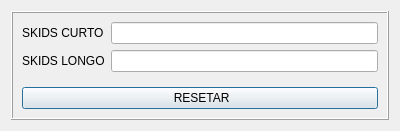
<?xml version="1.0" encoding="UTF-8"?>
<ui version="4.0">
 <class>Dialog</class>
 <widget class="QDialog" name="Dialog">
  <property name="geometry">
   <rect>
    <x>0</x>
    <y>0</y>
    <width>400</width>
    <height>131</height>
   </rect>
  </property>
  <property name="windowTitle">
   <string>CONSTANTE SKIDS</string>
  </property>
  <layout class="QHBoxLayout" name="horizontalLayout">
   <item>
    <widget class="QFrame" name="frame">
     <property name="frameShape">
      <enum>QFrame::Box</enum>
     </property>
     <property name="frameShadow">
      <enum>QFrame::Raised</enum>
     </property>
     <layout class="QVBoxLayout" name="verticalLayout">
      <item>
       <layout class="QFormLayout" name="formLayout">
        <item row="0" column="0">
         <widget class="QLabel" name="label">
          <property name="text">
           <string>SKIDS CURTO</string>
          </property>
         </widget>
        </item>
        <item row="0" column="1">
         <widget class="QLineEdit" name="txt_short_skids"/>
        </item>
        <item row="1" column="0">
         <widget class="QLabel" name="label_2">
          <property name="text">
           <string>SKIDS LONGO</string>
          </property>
         </widget>
        </item>
        <item row="1" column="1">
         <widget class="QLineEdit" name="txt_long_skids"/>
        </item>
       </layout>
      </item>
      <item>
       <widget class="QPushButton" name="bt_reset">
        <property name="text">
         <string> RESETAR</string>
        </property>
        <property name="icon">
         <iconset resource="resource.qrc">
          <normaloff>:/icons/assets/reset-32.png</normaloff>:/icons/assets/reset-32.png</iconset>
        </property>
        <property name="iconSize">
         <size>
          <width>25</width>
          <height>25</height>
         </size>
        </property>
        <property name="shortcut">
         <string>Ctrl+R</string>
        </property>
       </widget>
      </item>
     </layout>
    </widget>
   </item>
  </layout>
 </widget>
 <resources>
  <include location="resource.qrc"/>
 </resources>
 <connections/>
</ui>
